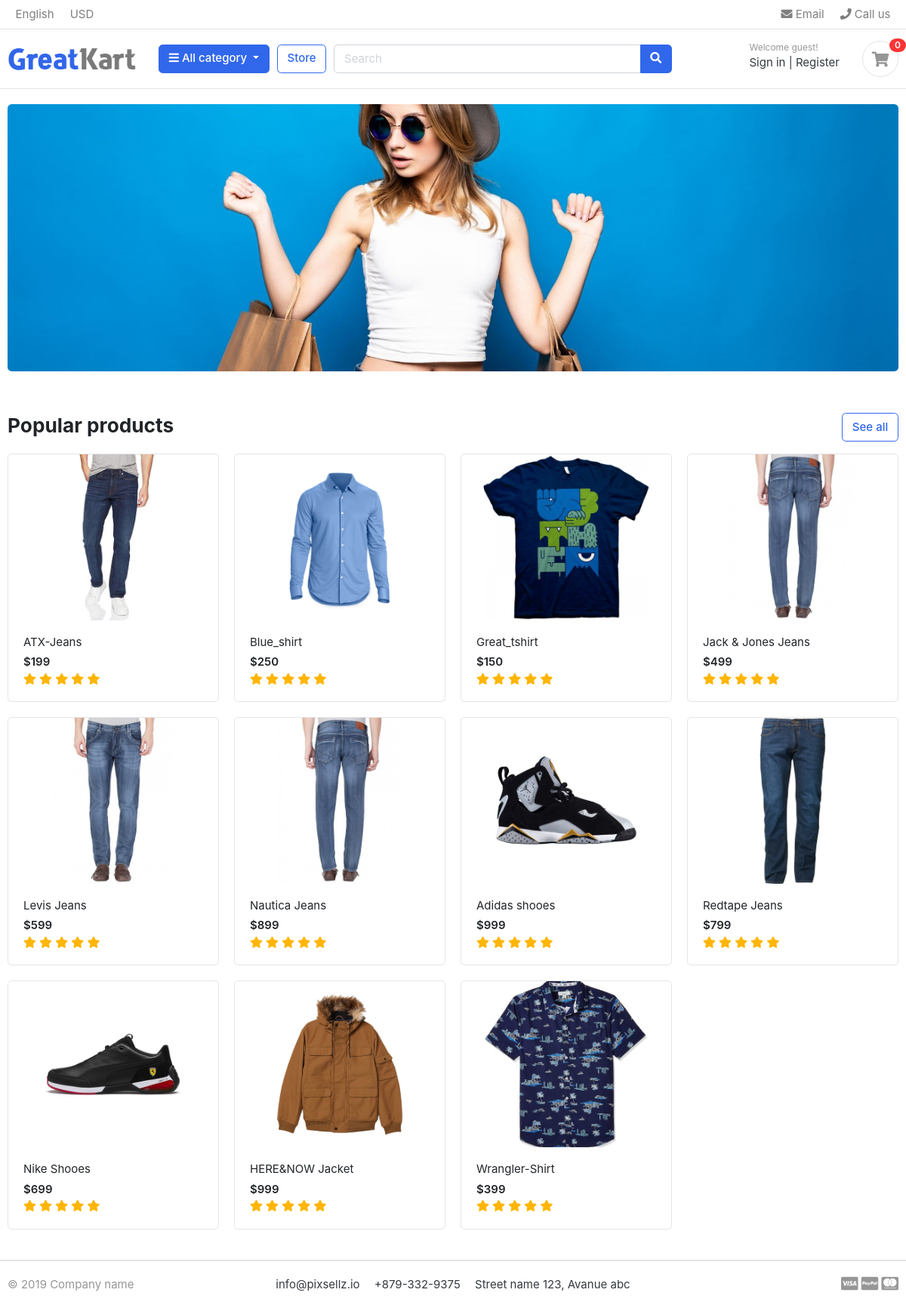
The page / on the database its author committed.
### store/models.py (models this page shows, shortened)
class Product(models.Model):
    product_name  = models.CharField(max_length = 200,unique=True)
    slug          = models.SlugField(max_length = 250, unique = True)
    description   = models.TextField(max_length = 500, blank = True)
    price         = models.IntegerField()
    images        = models.ImageField(upload_to='photos/products')
    stock         = models.IntegerField()
    is_available  = models.BooleanField(default = True)
    category      = models.ForeignKey(Category, on_delete = models.CASCADE)
    created_date  = models.DateTimeField(auto_now_add = True)
    modified_date = models.DateTimeField(auto_now =True)
    def get_url(self): #url for product detail
        return reverse('product_detail',args=[self.category.slug,self.slug])

### cart/views.py (the view)
# urls.py: 2. Add a URL to urlpatterns:  path('', views.home, name='home')
def home(request):
   products = Product.objects.all().filter(is_available=True).order_by('created_date')
   for product in products:
      reviews = ReviewRating.objects.filter(product_id=product.id,status=True)
   context = {
      'products':products,
      'reviews':reviews,
   }
   return render(request, 'cart/home.html',context)

### carts/context_processors.py (called while the page is built)
def counter(request):
    cart_count=0
    if 'admin' in request.path:
        return {}
    else:
        try:
            cart = Cart.objects.filter(cart_id=_cart_id(request))
            if request.user.is_authenticated:
                cart_items = CartItem.objects.all().filter(user=request.user)
            else:
                cart_items = CartItem.objects.all().filter(cart = cart[:1])
            for cart_item in cart_items:
                cart_count += cart_item.quantity
        except Cart.DoesNotExist:
            cart_count=0
    return dict(cart_count=cart_count)

### carts/views.py (called while the page is built)
def _cart_id(request): # private function to create a new cart_id
    cart = request.session.session_key
    if not cart:
        cart = request.session.create()
    return cart

### category/context_processors.py (called while the page is built)
def menu_links(request):  #this function will fetch all the categoris from database
    links = Category.objects.all()
    return dict(links=links)

### category/models.py (called while the page is built)
   def get_url(self):
      return reverse('products_by_category',args=[self.slug])

### cart/templates/cart/home.html (shortened to what this page needs)
{% extends "cart/base.html" %}
{% load static %}
{% block content %}
<!DOCTYPE html>
<html lang="en">
	<head>
		<link href="{% static "cart/css/bootstrap.css" %} " rel="stylesheet" type="text/css" />
		<link
			href="{% static "cart/fonts/fontawesome/css/all.min.css" %} "
			type="text/css"
			rel="stylesheet" />
		<link href="{% static "cart/css/ui.css" %} " rel="stylesheet" type="text/css" />
		<link
			href="{% static "cart/css/responsive.css" %} "
			rel="stylesheet"
			media="only screen and (max-width: 1200px)" />
	</head>
		<section class="section-intro padding-y-sm">
			<div class="container">
				<div class="intro-banner-wrap">
					<img src="{% static 'cart/images/banners/cover.jpg' %}" class="img-fluid rounded" />
				</div>
			</div>
		</section>
		<section class="section-name padding-y-sm">
			<div class="container">
				<header class="section-heading">
					<a href="{% url 'store' %}" class="btn btn-outline-primary float-right"
						>See all</a
					>
					<h3 class="section-title">Popular products</h3>
				</header>
				<div class="row">
					{% for product in products %}
					<div class="col-md-3">
						<div class="card card-product-grid">
							<a href="{{product.get_url}}" class="img-wrap">
								<img src="{{product.images.url}}" />
							</a>
							<figcaption class="info-wrap">
								<a href="{{product.get_url}}" class="title"
									>{{product.product_name}}</a
								>
								<div class="price mt-1">${{product.price}}</div>
								<div class="rating-star">
									<span>
										<i class="fa fa-star{% if single_product.averageRating < 0.5 %}-o {% elif single_product.averageRating >= 0.5 and single_product.averageRating < 1 %}-half-o {% endif %}" aria-hidden="true"></i>
										<i class="fa fa-star{% if single_product.averageRating < 1.5 %}-o {% elif single_product.averageRating >= 1.5 and single_product.averageRating < 2 %}-half-o {% endif %}" aria-hidden="true"></i>
										<i class="fa fa-star{% if single_product.averageRating < 2.5 %}-o {% elif single_product.averageRating >= 2.5 and single_product.averageRating < 3 %}-half-o {% endif %}" aria-hidden="true"></i>
										<i class="fa fa-star{% if single_product.averageRating < 3.5 %}-o {% elif single_product.averageRating >= 3.5 and single_product.averageRating < 4 %}-half-o {% endif %}" aria-hidden="true"></i>
										<i class="fa fa-star{% if single_product.averageRating < 4.5 %}-o {% elif single_product.averageRating >= 4.5 and single_product.averageRating < 5 %}-half-o {% endif %}" aria-hidden="true"></i>
									</span>
								</div>
							</figcaption>
						</div>
					</div>
					{% endfor %}
				</div>
			</div>
		</section>
	</body>
</html>
{% endblock content %}

### cart/static/cart/css/ui.css (style rules this page uses)
html { font-family: "Inter", sans-serif; font-size: 15px; }
.img-wrap { text-align: center; display: block; }
.img-wrap img { max-width: 100%; }
.padding-y-sm { padding-top: 20px; padding-bottom: 20px; }
.section-heading { margin-bottom: 20px; margin-top: 15px; }
.section-title { color: #212529; }
[class*=card-product] a.title { color: #212529; display: block; }
[class*=card-product] .img-wrap { overflow: hidden; position: relative; }
[class*=card-product] .img-wrap img { height: 100%; max-width: 100%; width: auto; display: inline-block; -o-object-fit: cover; object-fit: cover; }
.card-product-grid { margin-bottom: 20px; }
.card-product-grid .img-wrap { border-radius: 0.2rem 0.2rem 0 0; height: 220px; }
.card-product-grid .info-wrap { overflow: hidden; padding: 18px 20px; }
.card .img-wrap { overflow: hidden; }
.price { font-weight: 600; color: #212529; }

### cart/static/cart/css/custom.css (style rules this page uses)
.rating-star i { color: #ffb503 !important; }

### rows shown on the page
Product: images (picture), product_name "ATX-Jeans", price "199"
Product: images (picture), product_name "Blue_shirt", price "250"
Product: images (picture), product_name "Great_tshirt", price "150"
Product: images (picture), product_name "Jack & Jones Jeans", price "499"
Product: images (picture), product_name "Levis Jeans", price "599"
Product: images (picture), product_name "Nautica Jeans", price "899"
Product: images (picture), product_name "Adidas shooes", price "999"
Product: images (picture), product_name "Redtape Jeans", price "799"
Product: images (picture), product_name "Nike Shooes", price "699"
Product: images (picture), product_name "HERE&NOW Jacket", price "999"
Product: images (picture), product_name "Wrangler-Shirt", price "399"

### other values the page prints
{{ cart_count }} "0"
